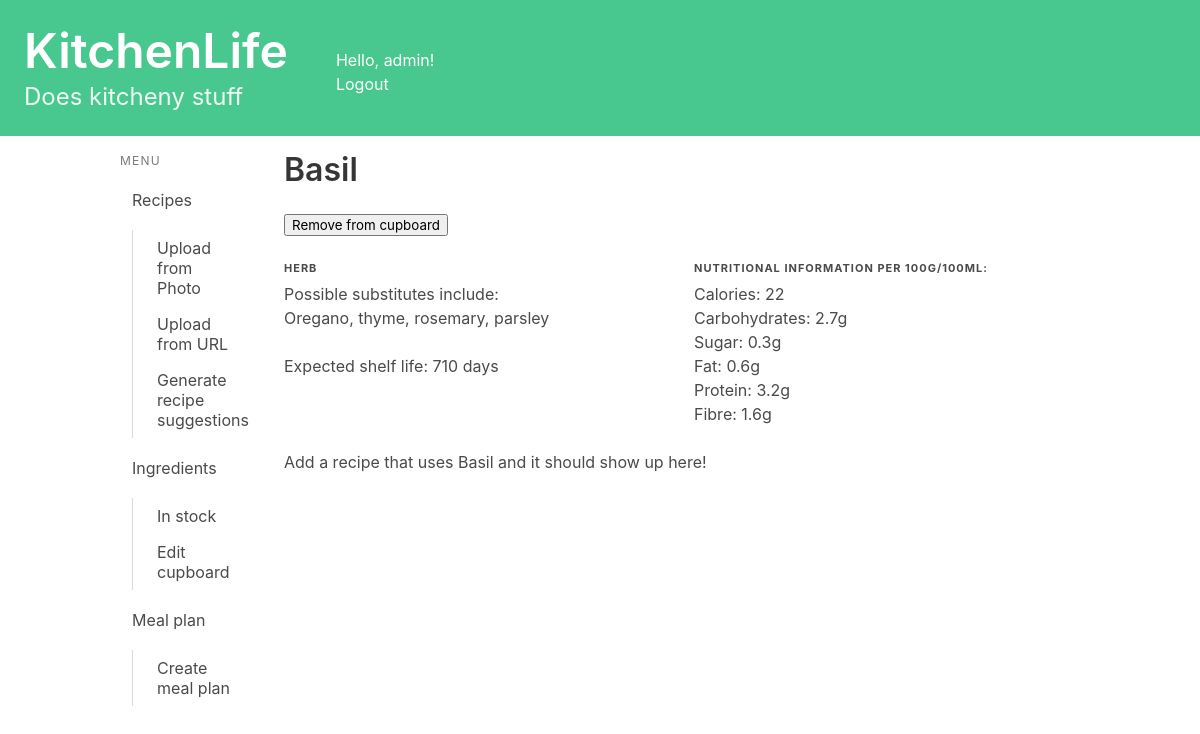
The page /cupboard/ingredients/7/ (signed in) on the database as committed earlier.
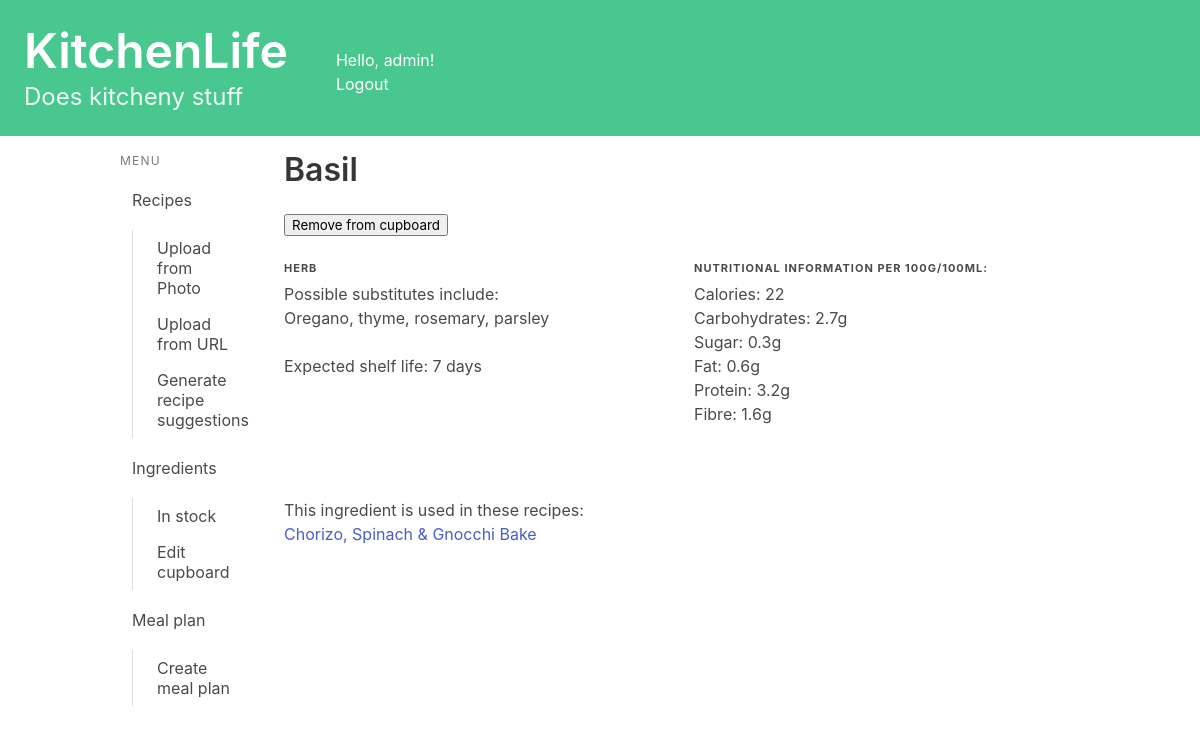
The same page on the database as committed later.
### cupboard/models.py (models this page shows, shortened)
class Ingredient(models.Model):
    name = models.CharField(max_length=50)
    substitutes = models.CharField(max_length = 200, null = True, blank= True)
    long_life = models.BooleanField(null= True, blank=True)
    shelf_life = models.IntegerField(null= True, blank=True)
    category = models.CharField(max_length=60, null= True, blank=True)
    calories = models.IntegerField(null= True, blank=True)
    carbohydrates = models.FloatField(null= True, blank=True)
    sugar = models.FloatField(null= True, blank=True)
    fat = models.FloatField(null= True, blank=True)
    protein = models.FloatField(null= True, blank=True)
    fibre = models.FloatField(null= True, blank=True)
    typical_weight = models.IntegerField(null= True, blank=True)

### recipes/models.py (models this page shows, shortened)
class Recipe(models.Model):
    name = models.CharField(max_length=200)
    method = models.TextField(max_length=5000, null = True, blank = True)
    ingredients_string = models.TextField(max_length=1000, null = True, blank = True)#Plain text of ingredients
    simplified_ingredients = models.TextField(max_length=1000, null = True, blank = True)#Ingredients data
    book = models.CharField(max_length=200, null = True, blank = True)
    page = models.CharField(max_length=5, null = True, blank = True)
    serves = models.CharField(max_length=5, null = True, blank = True)
    serves_int = models.IntegerField(null = True, blank = True)
    description = models.TextField(max_length=500, null = True, blank = True)
    url = models.URLField(null = True, blank = True)
    jumbled_input = models.TextField(max_length=8000, null = True, blank = True)
    owner = models.ForeignKey(User, on_delete=models.CASCADE, blank=True, null=True)
    from_photo = models.BooleanField(default=False)

### cupboard/views.py (the view, shortened to what this page needs)
# urls.py: path('ingredients/<int:ingredient_id>/', views.ingredient_detail, name='ingredient_detail'),
@login_required
def ingredient_detail(request, ingredient_id):
    ingredient = get_object_or_404(Ingredient, pk=ingredient_id)
    profile = request.user.profile
    owned_by_user = profile.ingredients_owned.filter(id=ingredient.id)
    recipes = set(Recipe.objects.filter(recipe_ingredient__ingredient__name=ingredient.name, owner = request.user))
    context = {'ingredient': ingredient, 'recipes': recipes, 'owned_by_user': owned_by_user, 'form': EmptyForm}
    return render(request, 'cupboard/ingredient_detail.html', context)

### recipes/templatetags/is_active.py (called while the page is built)
@register.simple_tag
def is_active(request, url):
    if reverse(url) == request.path:
        return "is-active"
    return ""

### cupboard/templates/cupboard/ingredient_detail.html (shortened to what this page needs)
{% extends 'base.html' %}
{% block content %}
<ul><h1 class="title">{{ ingredient.name }}</h1>
    <form method="post">
        {% if owned_by_user %}
        <button type="submit">Remove from cupboard</button>
        {% else %}
        <button type="submit">Add to cupboard</button>
        {% endif %}
    </form>
<br>
<div class="columns">
    <div class="column is-half">
        {% if ingredient.category %}
        <h1 class="heading"><b>{{ ingredient.category }}</b></h1>
    {% endif %}
        <p>Possible substitutes include: <br>{{ ingredient.substitutes }}</p><br>
        {% if not ingredient.long_life %}
            <p>
Expected shelf life: {{ ingredient.shelf_life }} days
            </p>
        {% endif %}
    </div>
    <div class="column is-half">
        <h1 class="heading"><b>Nutritional information per 100g/100ml:</b></h1>
        {% if ingredient.calories %}
            <p>Calories: {{ ingredient.calories }}</p>
        {% endif %}
        {% if ingredient.carbohydrates %}
        <p>
Carbohydrates: {{ ingredient.carbohydrates }}g
        </p>
        {% endif %}
        {% if ingredient.sugar %}
        <p>
Sugar: {{ ingredient.sugar }}g
        </p>
        {% endif %}
        {% if ingredient.fat %}
        <p>
Fat: {{ ingredient.fat }}g
        </p>
        {% endif %}
        {% if ingredient.protein %}
        <p>
Protein: {{ ingredient.protein }}g
        </p>
        {% endif %}
        {% if ingredient.fibre %}
        <p>
Fibre: {{ ingredient.fibre }}g
        </p>
        {% endif %}
    </div>
</div>
{% if recipes %}
<br><br>
This ingredient is used in these recipes:
    {% for recipe in recipes %}
    <p><a href="{% url 'recipes:detail' recipe.id %}">{{ recipe.name }}</a><br></p>
    {% endfor %}
{% else %}
    <p>Add a recipe that uses {{ ingredient.name }} and it should show up here!</p>
{% endif %}
</ul>
{% endblock content %}

Rows that differ between the two databases and show on the page:
changed Ingredient "Basil": shelf_life "710" → "7"; name "Basil" → (not shown)
now on this page (row edited): Recipe: name "Chorizo, Spinach & Gnocchi Bake"
Other text that changed with them:
text no longer shown: "Add a recipe that uses and it should show up here!"
text now shown: "This ingredient is used in these recipes:"
